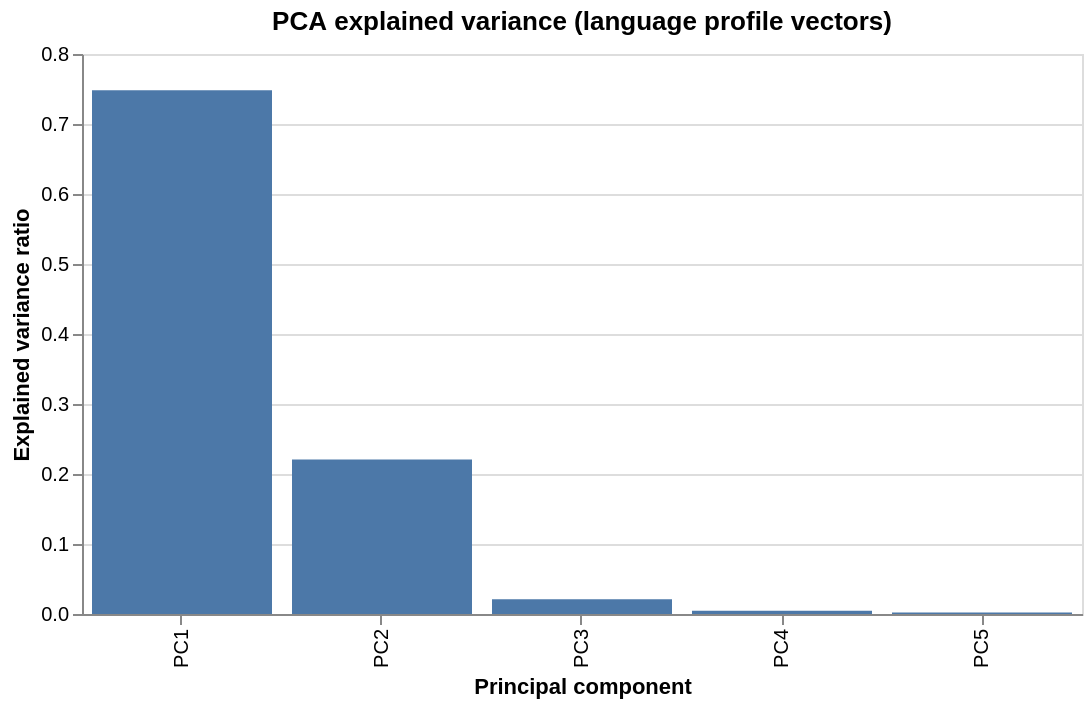

Specify this chart in Vega-Lite:
### Vega-Lite specification from a JSON file in a GitHub repository (floating-point values rounded to 4 significant figures)
{"config": {"view": {"continuousWidth": 300, "continuousHeight": 300}, "title": {"anchor": "middle"}}, "data": {"name": "data-ad208549d3013532af3bfc5302c9f12c"}, "mark": {"type": "bar", "color": "#4c78a8"}, "encoding": {"tooltip": [{"field": "component", "type": "nominal"}, {"field": "explained_variance_ratio", "type": "quantitative"}, {"field": "cumulative_ratio", "type": "quantitative"}], "x": {"field": "component", "sort": null, "title": "Principal component", "type": "nominal"}, "y": {"field": "explained_variance_ratio", "title": "Explained variance ratio", "type": "quantitative"}}, "height": 280, "title": "PCA explained variance (language profile vectors)", "width": 500, "$schema": "https://vega.github.io/schema/vega-lite/v6.4.1.json", "datasets": {"data-ad208549d3013532af3bfc5302c9f12c": [{"component": "PC1", "explained_variance_ratio": 0.7482, "cumulative_ratio": 0.7482}, {"component": "PC2", "explained_variance_ratio": 0.2208, "cumulative_ratio": 0.969}, {"component": "PC3", "explained_variance_ratio": 0.0212, "cumulative_ratio": 0.9901}, {"component": "PC4", "explained_variance_ratio": 0.0048, "cumulative_ratio": 0.9949}, {"component": "PC5", "explained_variance_ratio": 0.0021, "cumulative_ratio": 0.9971}]}}
